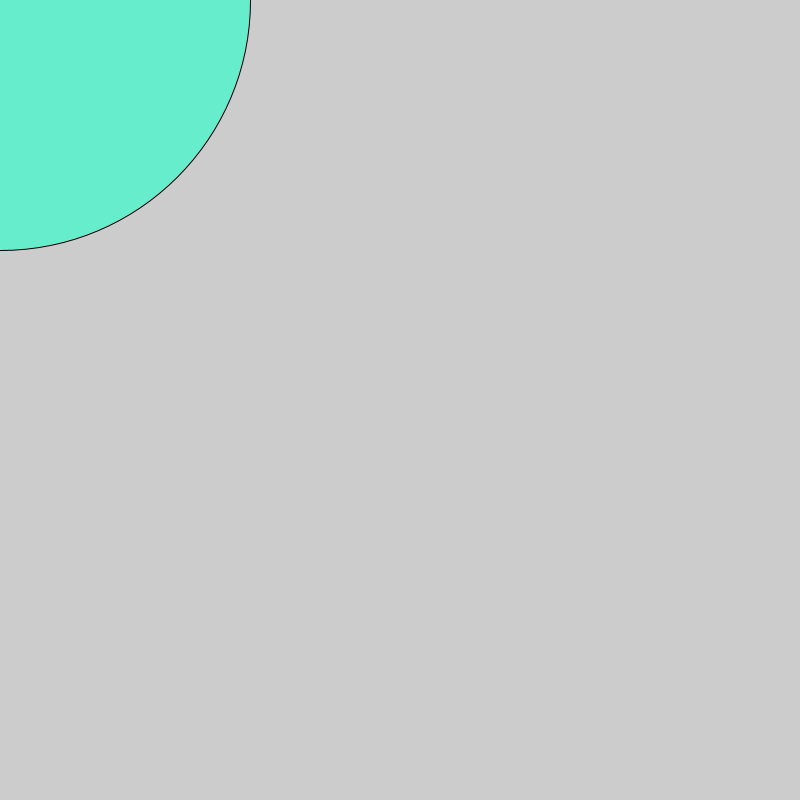
Frame 1 (no input)
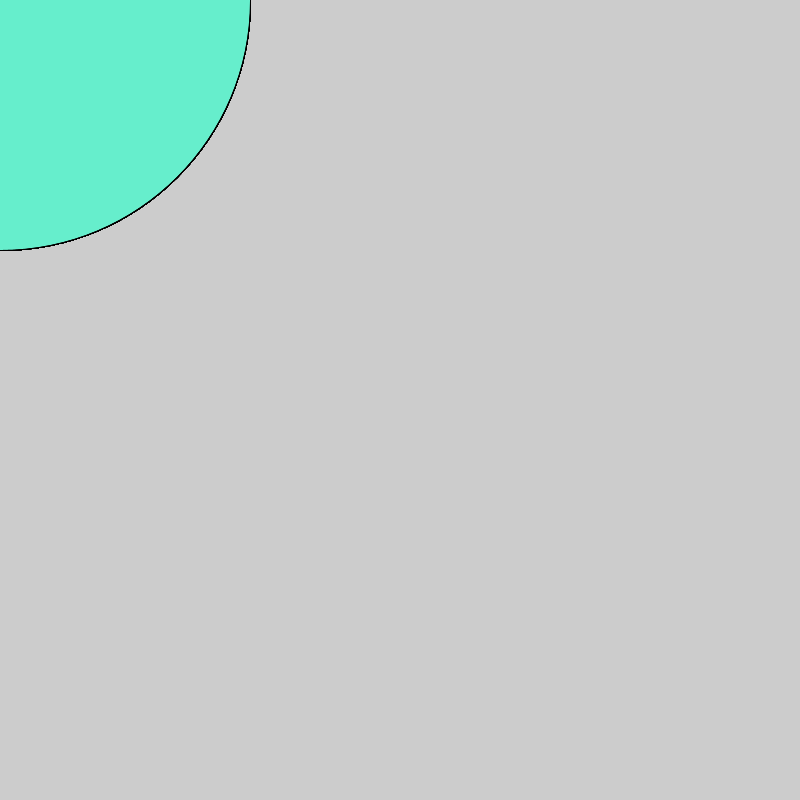
Frame 60 (the mouse pressed at the canvas centre just before this capture)
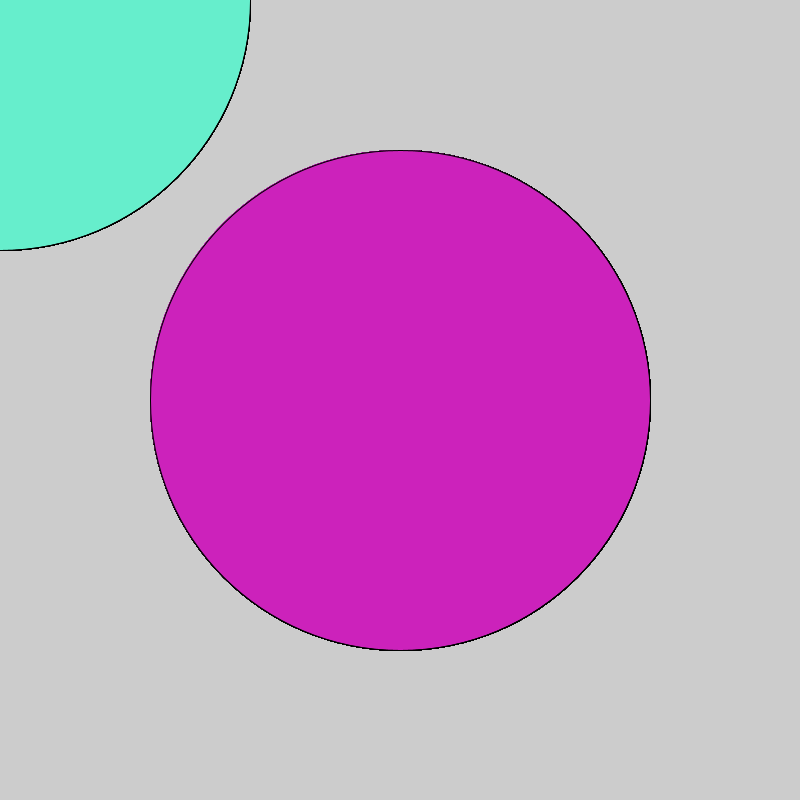
Frame 120 (the mouse held since frame 60 and released just before this capture)

The Processing sketch that drew these frames (run headless with seeded random() and noise(); from frame 60 on, the mouse is pressed at the canvas centre):

// Processing sketch: sketch_160407a
// ── sketch_160407a.pde
void setup() {
  size(800, 800);
}

void draw() {
  
   //2. make it a nice color
fill(102,238,204);
   //3. if the mouse is pressed, fill the circle with a different color          
if(mousePressed)
  fill(204,34,187);
   //1. draw an ellipse
ellipse(mouseX,mouseY,500,500);
}
